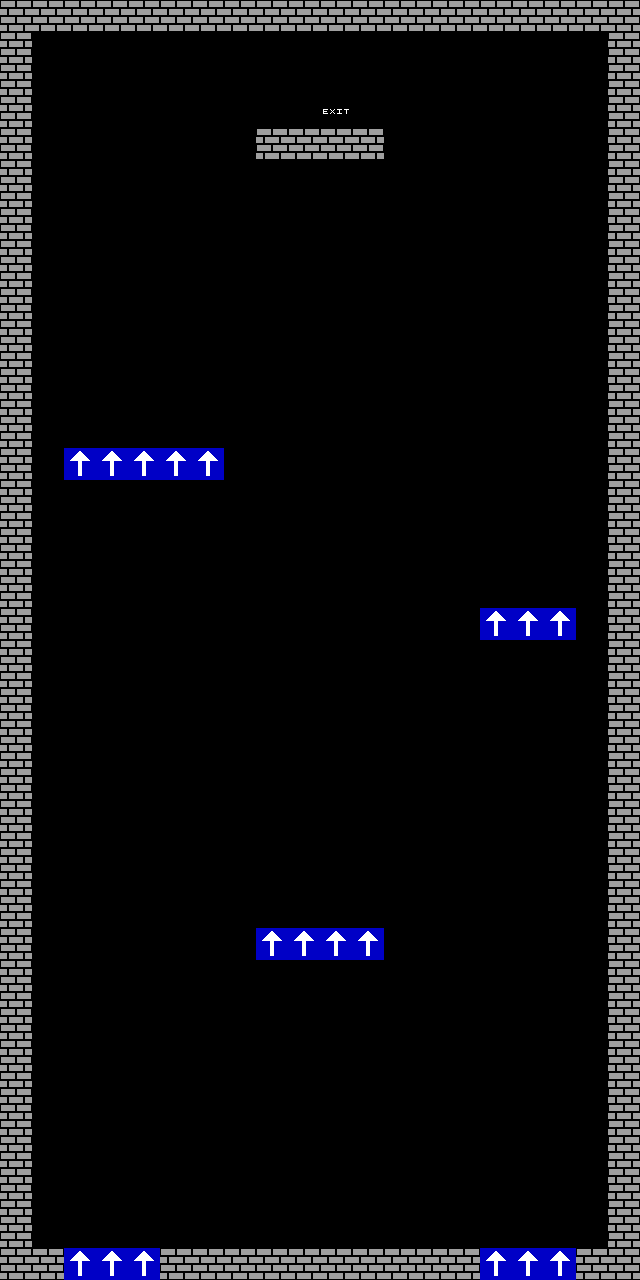

This game map was drawn from its Tiled (.tmx) file and the tilesets committed beside it. A one-line description and the full map source follow:
An orthogonal 20x40 tile map with 32x32 px tiles, 1 tile layer (Tile Layer 1), 2 tilesets and 14 objects (12x Block, Player, Interactable).

<map version="1.0" orientation="orthogonal" renderorder="right-down" width="20" height="40" tilewidth="32" tileheight="32" nextobjectid="21">
 <tileset firstgid="1" name="Set1" tilewidth="32" tileheight="32" spacing="10" tilecount="8" columns="4">
  <image source="../tilesets/2x4 Sheet1.png" width="158" height="74" />
 </tileset>
 <tileset firstgid="9" name="Set2" tilewidth="32" tileheight="32" spacing="10" tilecount="8" columns="4">
  <image source="../tilesets/2x4 Sheet2.png" width="158" height="74" />
 </tileset>
 <layer name="Tile Layer 1" width="20" height="40">
  <data encoding="csv">
3,3,3,3,3,3,3,3,3,3,3,3,3,3,3,3,3,3,3,3,
3,0,0,0,0,0,0,0,0,0,0,0,0,0,0,0,0,0,0,3,
3,0,0,0,0,0,0,0,0,0,0,0,0,0,0,0,0,0,0,3,
3,0,0,0,0,0,0,0,0,0,10,0,0,0,0,0,0,0,0,3,
3,0,0,0,0,0,0,0,3,3,3,3,0,0,0,0,0,0,0,3,
3,0,0,0,0,0,0,0,0,0,0,0,0,0,0,0,0,0,0,3,
3,0,0,0,0,0,0,0,0,0,0,0,0,0,0,0,0,0,0,3,
3,0,0,0,0,0,0,0,0,0,0,0,0,0,0,0,0,0,0,3,
3,0,0,0,0,0,0,0,0,0,0,0,0,0,0,0,0,0,0,3,
3,0,0,0,0,0,0,0,0,0,0,0,0,0,0,0,0,0,0,3,
3,0,0,0,0,0,0,0,0,0,0,0,0,0,0,0,0,0,0,3,
3,0,0,0,0,0,0,0,0,0,0,0,0,0,0,0,0,0,0,3,
3,0,0,0,0,0,0,0,0,0,0,0,0,0,0,0,0,0,0,3,
3,0,0,0,0,0,0,0,0,0,0,0,0,0,0,0,0,0,0,3,
3,0,13,13,13,13,13,0,0,0,0,0,0,0,0,0,0,0,0,3,
3,0,0,0,0,0,0,0,0,0,0,0,0,0,0,0,0,0,0,3,
3,0,0,0,0,0,0,0,0,0,0,0,0,0,0,0,0,0,0,3,
3,0,0,0,0,0,0,0,0,0,0,0,0,0,0,0,0,0,0,3,
3,0,0,0,0,0,0,0,0,0,0,0,0,0,0,0,0,0,0,3,
3,0,0,0,0,0,0,0,0,0,0,0,0,0,0,13,13,13,0,3,
3,0,0,0,0,0,0,0,0,0,0,0,0,0,0,0,0,0,0,3,
3,0,0,0,0,0,0,0,0,0,0,0,0,0,0,0,0,0,0,3,
3,0,0,0,0,0,0,0,0,0,0,0,0,0,0,0,0,0,0,3,
3,0,0,0,0,0,0,0,0,0,0,0,0,0,0,0,0,0,0,3,
3,0,0,0,0,0,0,0,0,0,0,0,0,0,0,0,0,0,0,3,
3,0,0,0,0,0,0,0,0,0,0,0,0,0,0,0,0,0,0,3,
3,0,0,0,0,0,0,0,0,0,0,0,0,0,0,0,0,0,0,3,
3,0,0,0,0,0,0,0,0,0,0,0,0,0,0,0,0,0,0,3,
3,0,0,0,0,0,0,0,0,0,0,0,0,0,0,0,0,0,0,3,
3,0,0,0,0,0,0,0,13,13,13,13,0,0,0,0,0,0,0,3,
3,0,0,0,0,0,0,0,0,0,0,0,0,0,0,0,0,0,0,3,
3,0,0,0,0,0,0,0,0,0,0,0,0,0,0,0,0,0,0,3,
3,0,0,0,0,0,0,0,0,0,0,0,0,0,0,0,0,0,0,3,
3,0,0,0,0,0,0,0,0,0,0,0,0,0,0,0,0,0,0,3,
3,0,0,0,0,0,0,0,0,0,0,0,0,0,0,0,0,0,0,3,
3,0,0,0,0,0,0,0,0,0,0,0,0,0,0,0,0,0,0,3,
3,0,0,0,0,0,0,0,0,0,0,0,0,0,0,0,0,0,0,3,
3,0,0,0,0,0,0,0,0,0,0,0,0,0,0,0,0,0,0,3,
3,0,0,0,0,0,0,0,0,0,0,0,0,0,0,0,0,0,0,3,
3,3,13,13,13,3,3,3,3,3,3,3,3,3,3,13,13,13,3,3
</data>
 </layer>
 <objectgroup name="Object Layer 1">
  <object id="1" name="wall" type="Block" x="0" y="0" width="640" height="32" />
  <object id="2" name="wall" type="Block" x="0" y="32" width="32" height="1216" />
  <object id="3" name="wall" type="Block" x="608" y="32" width="32" height="1216" />
  <object id="4" name="wall" type="Block" x="160" y="1248" width="320" height="32" />
  <object id="7" name="bounce" type="Block" x="64" y="1248" width="96" height="32" />
  <object id="10" name="bounce" type="Block" x="256" y="928" width="128" height="32" />
  <object id="11" name="starting_position" type="Player" x="512" y="672" width="32" height="32" />
  <object id="13" name="bounce" type="Block" x="480" y="1248" width="96" height="32" />
  <object id="14" name="wall" type="Block" x="0" y="1248" width="64" height="32" />
  <object id="15" name="wall" type="Block" x="576" y="1248" width="64" height="32" />
  <object id="16" name="bounce" type="Block" x="480" y="608" width="96" height="32" />
  <object id="17" name="bounce" type="Block" x="64" y="448" width="160" height="32" />
  <object id="18" name="wall" type="Block" x="256" y="128" width="128" height="32" />
  <object id="19" name="exit" type="Interactable" x="320" y="96" width="32" height="32" />
 </objectgroup>
</map>
